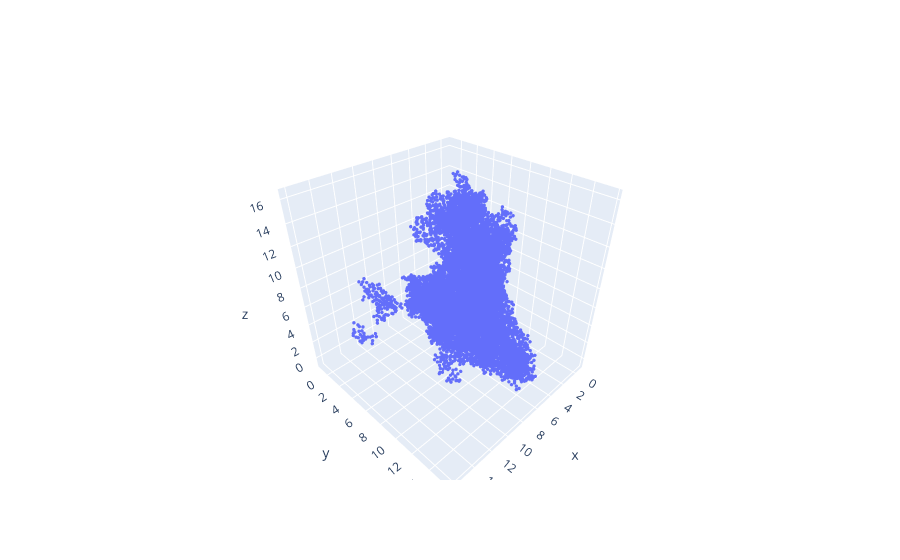

Notebook code for this chart:
### Code cell
import numpy as np
import plotly.graph_objects as go

# Load and visualize peptide 3D coordinates
coords = np.array([[float(line.split()[i]) for i in [-3,-2,-1]] 
                   for line in open('/home/go73dov/CoarsePep3D/data/peptides/fibers/run_1/PVWRADSWHC/last_five_frames/frame_000397.gro').readlines()[2:-1]])
go.Figure(go.Scatter3d(x=coords[:,0], y=coords[:,1], z=coords[:,2], 
                       mode='markers', marker=dict(size=2))).show()

### Figure 1 — Plotly figure (JSON) as saved in the notebook; plotly's stock layout.template omitted (floating-point values rounded to 4 significant figures; data arrays with more than 128 entries replaced by an {"elided": "..."} marker saying what was removed)
{"data": [{"marker": {"size": 2}, "mode": "markers", "type": "scatter3d", "x": {"elided": "9300 float values"}, "y": {"elided": "9300 float values"}, "z": {"elided": "9300 float values"}}], "layout": {}}
